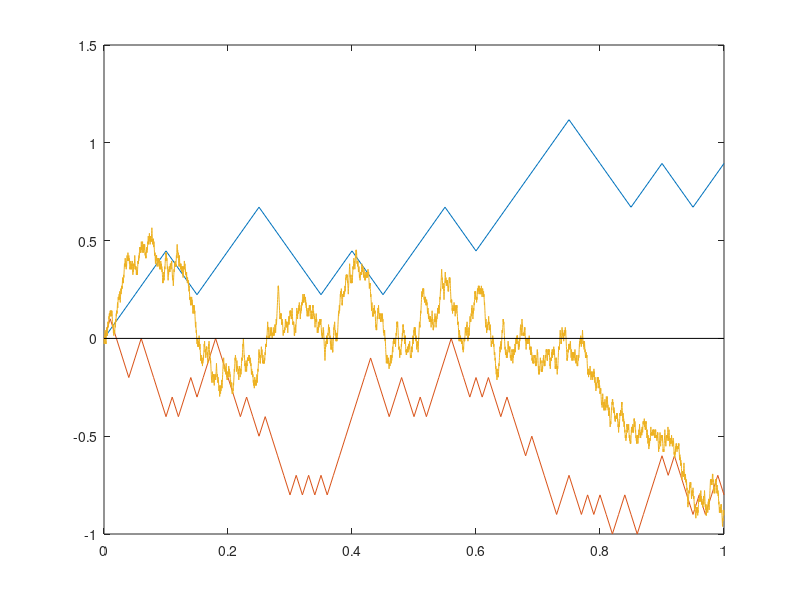

The MATLAB source for this figure:
clc
clear
n1=20;
n2=100;
n3=5000;
t=1;
t1=0:1/n1:t;
t2=0:1/n2:t;
t3=0:1/n3:t;
S0=0;
S1=cumsum([S0;((2*(rand(n1,1)>.5)-1)*sqrt(t/n1))]);
S2=cumsum([S0;((2*(rand(n2,1)>.5)-1)*sqrt(t/n2))]);
S3=cumsum([S0;((2*(rand(n3,1)>.5)-1)*sqrt(t/n3))]);
plot(t1,S1,t2,S2,t3,S3,t1,zeros(n1+1,1),'k')